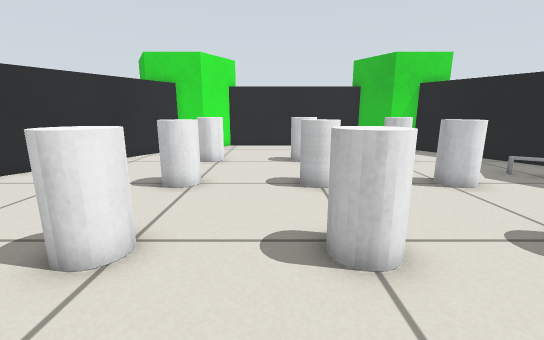
View 1 (above)

12 first-person views from a walk through a world built for the Gazebo simulator. The camera is 0.56 m above the floor, tilts 12° down and sees 90° across. The floor is counted in squares, 0.25 m on a side. Each view is taken from the middle of a square. On the plan, view 1 faces up. The plan holds only what a view shows up to about 17 squares ahead; the rest is blank. The place goes on beyond the plan.

View 2
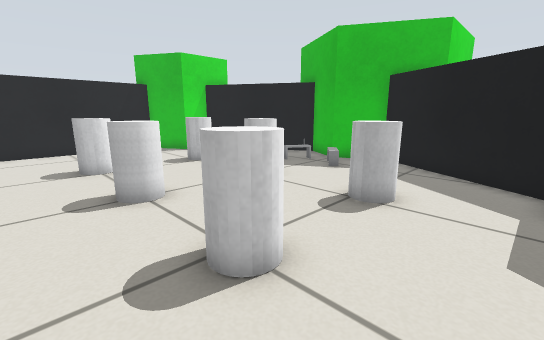

View 3
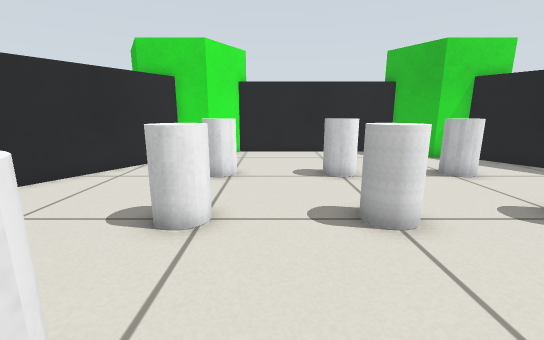

View 4
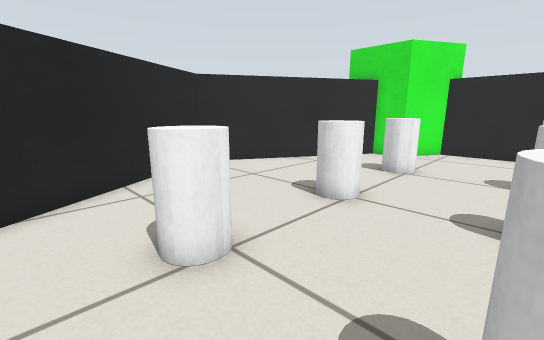

View 5
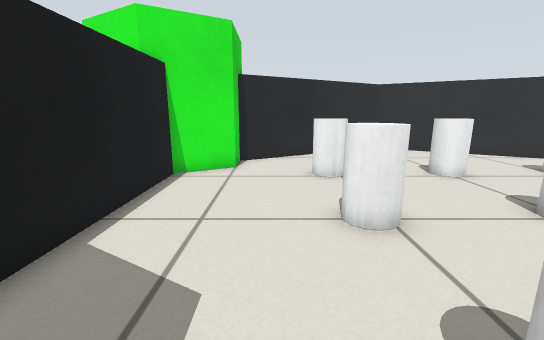

View 6
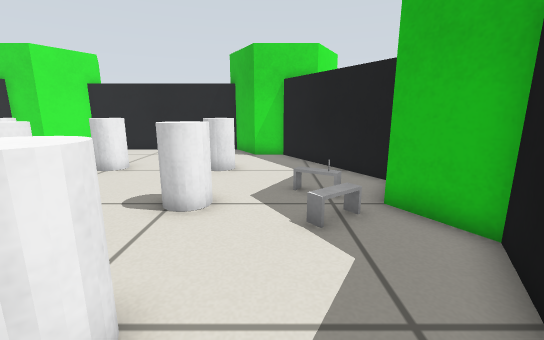

View 7
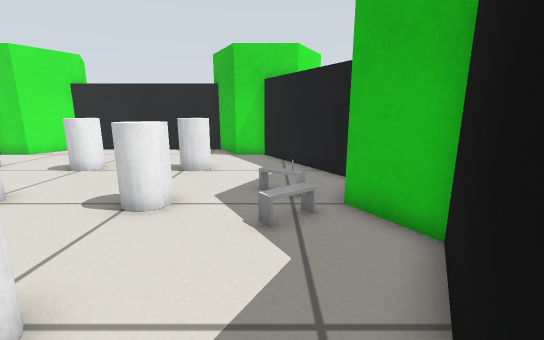

View 8
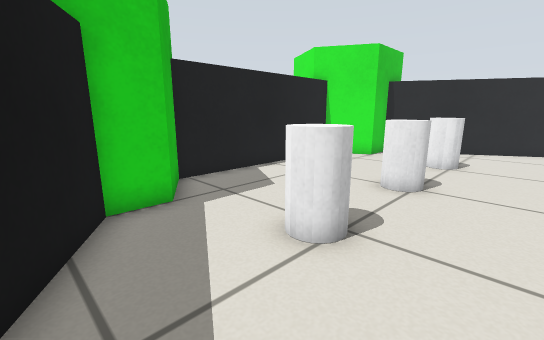

View 9
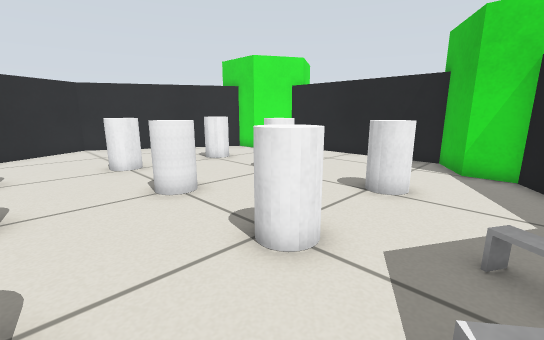

View 10
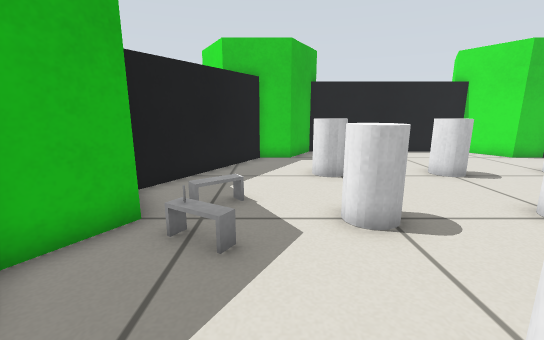

View 11
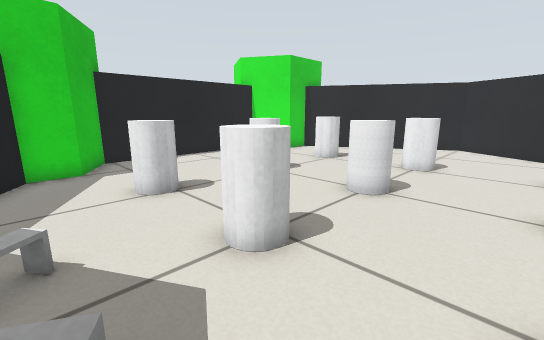

View 12
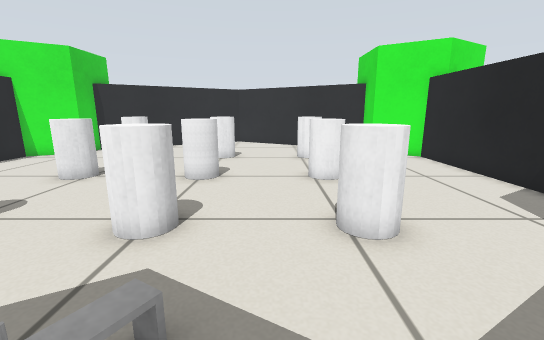

### Floor plan
Points are (right, up) in squares from view 1. A wall is a line through its corners. A room is listed if a view was taken in it or the views show most of it. See-through windows are left out.
Room 1 (views 1, 2, 3, 4, 5, 6, 7, 8, 9, 10, 11, 12)
walls: (-4.1, 16.5) (-5.6, 16.5) (-10.2, 8.5) (-5.6, 0.5) (-4.1, 0.5) (-2.8, -1.7) (5.8, -1.7) (7.1, 0.5) (8.6, 0.5) (12, 6.4) (10.8, 8.5) (12, 10.6) (8.6, 16.5) (7.1, 16.5) (5.9, 18.7) (-2.8, 18.7) (-4.1, 16.5)
objects: white cylinder (-3, 4) to (-2, 5); white cylinder (-3, 8) to (-2, 9); white cylinder (-3, 12) to (-2, 13); white cylinder (1, 4) to (2, 5); white cylinder (1, 8) to (2, 9); white cylinder (1, 12) to (2, 13); white cylinder (5, 4) to (6, 5); white cylinder (5, 8) to (6, 9); white cylinder (5, 12) to (6, 13); table (9, 7) to (10, 8); table (9, 9) to (9, 10); other object (10, 9)

Where each view was taken, in squares from view 1:
view 1: 0 up, 0 right, facing up
view 2: 1 up, 1 left, facing up-right
view 3: 3 up, 1 left, facing up
view 4: 2 up, 1 right, facing up-left
view 5: 2 up, 7 right, facing left
view 6: 2 up, 8 right, facing up
view 7: 2 up, 9 right, facing up
view 8: 7 up, 10 right, facing down-left
view 9: 5 up, 9 right, facing up-left
view 10: 14 up, 8 right, facing down
view 11: 12 up, 9 right, facing down-left
view 12: 11 up, 11 right, facing left
